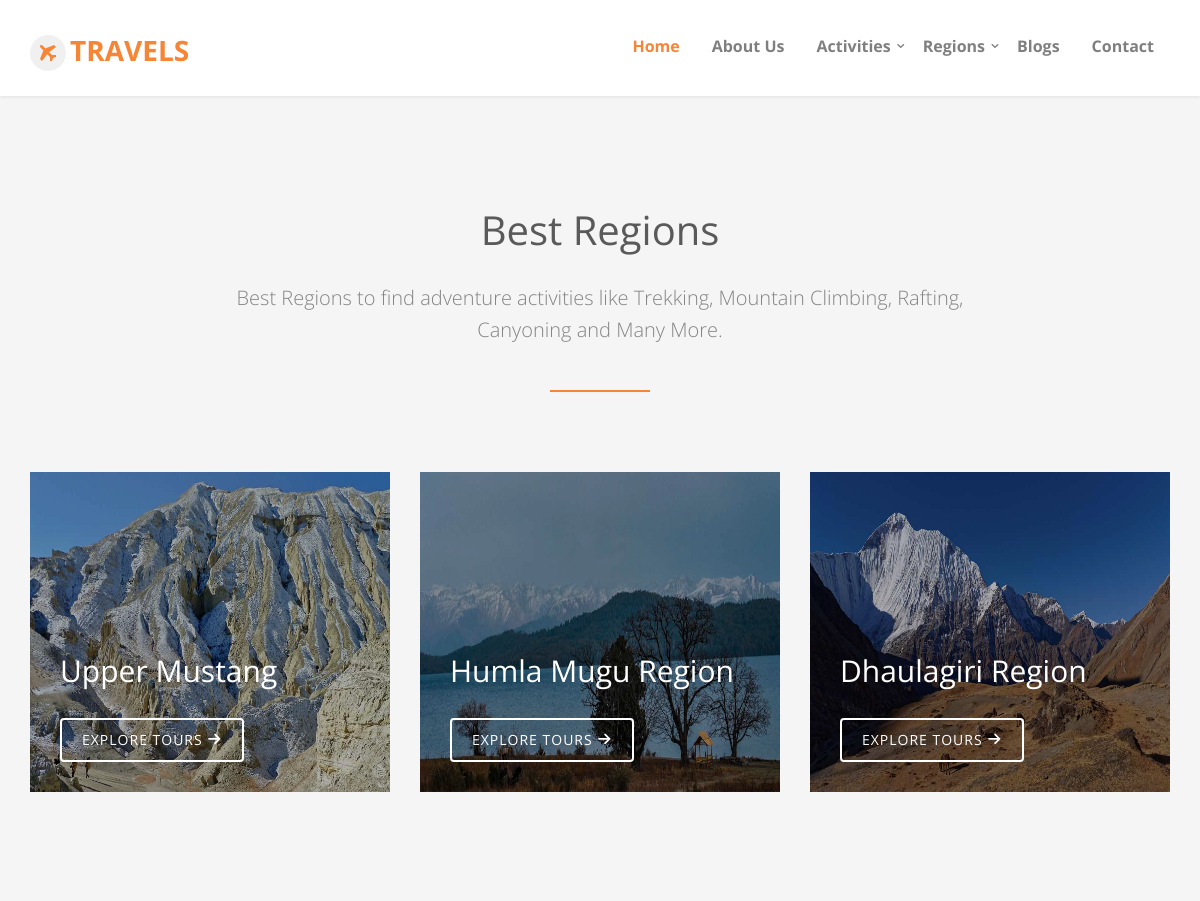
The app's page /tour/regions/ (upper part), older data.
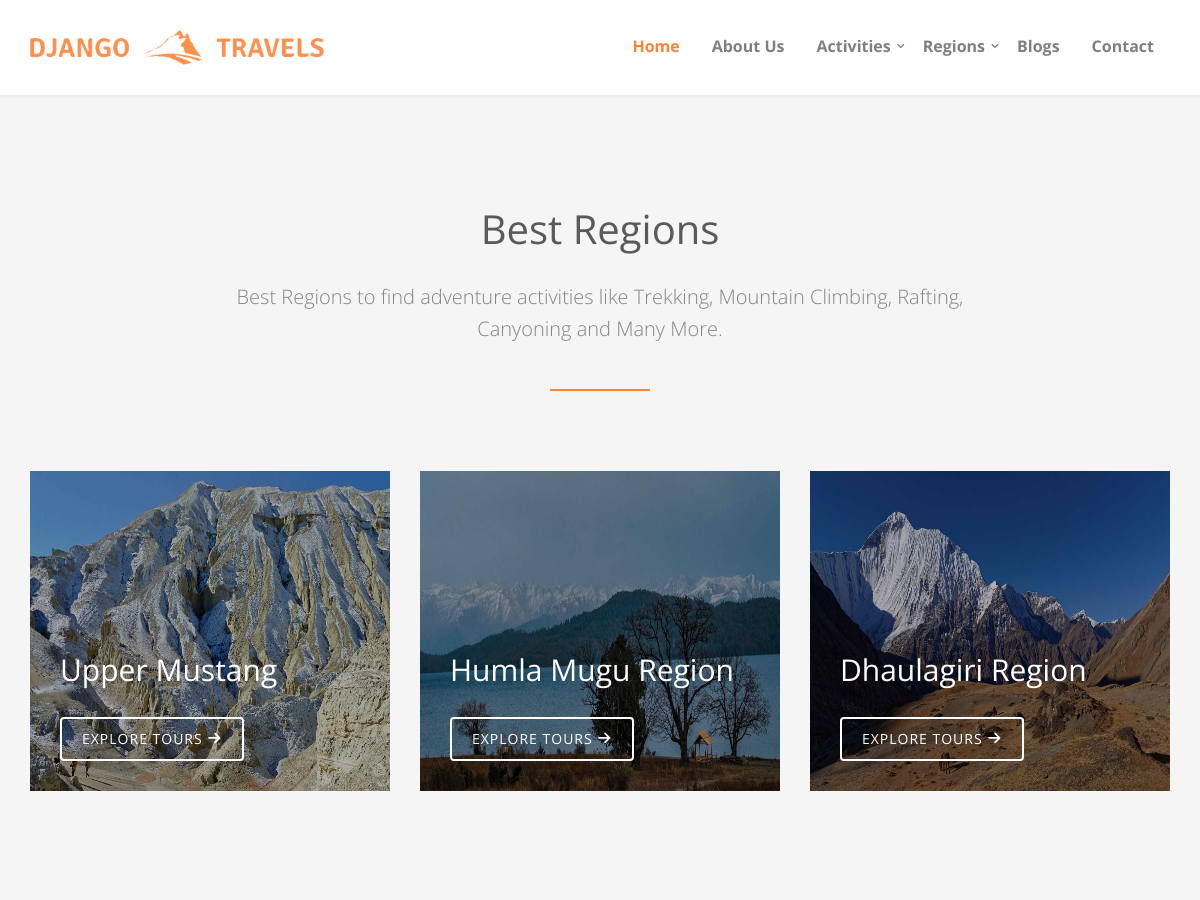
The same page, newer data.
### thisapp/models.py (models this page shows, shortened)
class AppDetail(models.Model):
	app_name = models.CharField(max_length=200, verbose_name="Website Name")
	app_title = models.CharField(max_length=200, verbose_name="Website Title (60 Characters Long)")
	app_logo = models.ImageField(blank=True, null=True, verbose_name="Website Logo")
	app_keywords = models.TextField(blank=True, null=True, verbose_name="Website Keywords (Separated by Commas)")
	app_description = models.TextField(blank=True, null=True, verbose_name="Website Description (160 Characters Long)")
	app_email = models.EmailField(max_length=100, blank=True, null=True, verbose_name="Primary Email for Website")
	app_contact = models.CharField(max_length=15, blank=True, null=True, verbose_name="Contact Number for Website")
	app_address = models.TextField(blank=True, null=True, verbose_name="Physical Address for the Website")
	app_postal = models.CharField(max_length=10, blank=True, null=True, verbose_name="Postal Address for the Website")
	app_created_at = models.DateTimeField(auto_now_add=True, verbose_name="App Created Date")
	app_updated_at = models.DateTimeField(auto_now=True, verbose_name="App Updated Date")

### page/models.py (models this page shows, shortened)
class Page(models.Model):
	page_title = models.CharField(max_length=200, verbose_name='Page Title')
	page_slug = models.SlugField(max_length=200, verbose_name='Page Slug')
	page_position = models.CharField(
			choices = POSITION,
			default='Top',
			max_length=20,
			verbose_name='Page Position'
		)
	page_description = RichTextField(blank=True, null=True, verbose_name="Page Description")
	page_image = models.ImageField(upload_to='pages/', blank=True, null=True, verbose_name="Page Image")
	page_is_active = models.CharField(
			choices = IS_ACTIVE,
			default='Yes',
			max_length=10,
			verbose_name='Is Active?'
		)
	page_is_featured = models.CharField(
			choices = IS_ACTIVE,
			default='Yes',
			max_length=10,
			verbose_name='Is Featured?'
		)
	page_created_at = models.DateTimeField(auto_now_add=True, verbose_name='Page Created Date')
	page_updated_at = models.DateTimeField(auto_now=True, verbose_name='Page Updated Date')
	page_added_by = models.ForeignKey(User, on_delete=models.SET_NULL, default=None, null=True, verbose_name='Added By')
	seo_page_title = models.CharField(max_length=200, blank=True, null=True, verbose_name="SEO Page Title (60 Characters Long)")
	seo_page_keywords = models.TextField(blank=True, null=True, verbose_name="SEO Page Keywords (Separated by Commas)")
	seo_page_description = models.TextField(blank=True, null=True, verbose_name="SEO Page Description (160 Characters Long)")

### tour/models.py (models this page shows, shortened)
class Region(models.Model):
	region_title = models.CharField(max_length=200, verbose_name="Region Title")
	region_slug = models.CharField(max_length=200, verbose_name="Region Slug")
	region_description = RichTextField(blank=True, null=True, verbose_name="Region Description")
	region_image = models.ImageField(upload_to='regions/', blank=True, null=True, verbose_name="Region Image")
	region_is_active = models.CharField(
			choices = IS_ACTIVE,
			default = 'Yes',
			max_length = 10,
			verbose_name = 'Is Active?'
		)
	region_is_featured = models.CharField(
			choices = IS_ACTIVE,
			default = 'Yes',
			max_length = 10,
			verbose_name = 'Is Featured?'
		)
	region_created_at = models.DateTimeField(auto_now_add=True, verbose_name="Created Date")
	region_updated_at = models.DateTimeField(auto_now=True, verbose_name="Updated Date")
	region_added_by = models.ForeignKey(User, on_delete=models.SET_NULL, default=None, null=True, verbose_name="Added By")
	seo_region_title = models.CharField(max_length=200, blank=True, null=True, verbose_name="SEO Region Title (60 Characters Long)")
	seo_region_keywords = models.TextField(blank=True, null=True, verbose_name="SEO Region Keywords (Separated by Commas)")
	seo_region_description = models.TextField(blank=True, null=True, verbose_name="SEO Region Description (160 Characters Long)")
	class Meta:
		ordering = ['-region_created_at']

### tour/views.py (the view)
# urls.py: path('regions/', RegionListView.as_view(), name='all-regions'),
class RegionListView(ListView):
	template_name = 'region/all_regions.html'
	model = Region
	context_object_name = 'regions'
	paginate_by = 9

### blog/context_processors.py (called while the page is built)
def footer_blog_menu(request):
	recent_blogs = Blog.objects.filter(blog_is_active='yes').order_by('-blog_created_at')[:5]
	context = {
		'recent_blogs': recent_blogs
	}
	return context

### page/context_processors.py (called while the page is built)
def page_menu(request):
	top_menu = Page.objects.filter(page_is_active='yes', page_position='top')
	school_menu = Page.objects.filter(page_is_active='yes', page_position='school')
	footer_menu = Page.objects.filter(page_is_active='yes', page_position='footer')
	context = {
		'top_menu': top_menu,
		'school_menu': school_menu,
		'footer_menu': footer_menu
	}
	return context

### thisapp/context_processors.py (called while the page is built)
def app_detail(request):
	this_app = AppDetail.objects.get(app_name='Travels')
	socialmedias = SocialMedia.objects.filter(socialmedia_is_active='yes')
	context = {
		'this_app': this_app,
		'socialmedias': socialmedias
	}
	return context

### tour/context_processors.py (called while the page is built)
def head_menu(request):
	activity_menu = Activity.objects.filter(activity_is_active='yes')
	region_menu = Region.objects.filter(region_is_active='yes')
	context = {
		'activity_menu': activity_menu,
		'region_menu': region_menu
	}
	return context

def footer_tour_menu(request):
	best_tours = Tour.objects.filter(tour_is_active='yes', tour_is_featured='yes').order_by('-tour_created_at')[:5]
	popular_regions = Region.objects.filter(region_is_active='yes', region_is_featured='yes').order_by('-region_created_at')[:5]
	top_activities = Activity.objects.filter(activity_is_active='yes', activity_is_featured='yes').order_by('-activity_created_at')[:5]
	context = {
		'best_tours': best_tours,
		'popular_regions': popular_regions,
		'top_activities': top_activities
	}
	return context

### templates/region/all_regions.html (shortened to what this page needs)
{% extends 'base.html' %}
{% load static %}
	{% block content %}
		{% if regions %}
			<div id="fh5co-tours" class="fh5co-section-gray">
				<div class="container">
					<div class="row">
						<div class="col-md-8 col-md-offset-2 text-center heading-section animate-box">
							<h3>Best Regions</h3>
							<p>Best Regions to find adventure activities like Trekking, Mountain Climbing, Rafting, Canyoning and Many More.</p>
						</div>
					</div>
					<div class="row">
						{% for region in regions %}
							<div class="col-md-4 col-sm-6 fh5co-tours animate-box" data-animate-effect="fadeIn">
								<div href="#">
									{% if region.region_image %}
									<img src="{{ region.region_image.url }}" alt="{{ region.region_title }}" class="img-responsive" style="height:320px; width:100%;">
									{% else %}
									<img src="{% static 'images/no-image.jpg' %}" alt="Travel Nepal" class="img-responsive" style="height:320px; width:100%;">
									{% endif %}
									<div class="desc">
										<h3>{{ region.region_title }}</h3>
										<br>
										<a class="btn btn-primary btn-outline" href="{% url 'tour:region-detail' region.region_slug %}">Explore Tours <i class="icon-arrow-right22"></i></a>
									</div>
								</div>
							</div>
						{% endfor %}
					</div>
				</div>
			</div>
		{% endif %}
	{% endblock content %}

### templates/base.html (shortened to what this page needs)
{% load static %}
{% include 'head.html' %}
{% include 'navbar.html' %}
	{% block content %}
	{% endblock content %}
{% include 'scripts.html' %}

### templates/head.html (shortened to what this page needs)
{% load static %}
<!DOCTYPE html>
 <html class="no-js">
	<head>
	<link rel="stylesheet" href="{% static 'css/animate.css' %}">
	<link rel="stylesheet" href="{% static 'css/icomoon.css' %}">
	<link rel="stylesheet" href="{% static 'css/bootstrap.css' %}">
	<link rel="stylesheet" href="{% static 'css/superfish.css' %}">
	<link rel="stylesheet" href="{% static 'css/magnific-popup.css' %}">
	<link rel="stylesheet" href="{% static 'css/bootstrap-datepicker.min.css' %}">
	<link rel="stylesheet" href="{% static 'css/cs-select.css' %}">
	<link rel="stylesheet" href="{% static 'css/cs-skin-border.css' %}">
	<link rel="stylesheet" href="{% static 'css/style.css' %}">
	</head>

### templates/navbar.html (shortened to what this page needs)
{% load static %}
	<body>
		<div id="fh5co-wrapper">
		<div id="fh5co-page">
		<header id="fh5co-header-section" class="sticky-banner">
			<div class="container">
				<div class="nav-header">
					{% if this_app.app_logo %}
					<a href="{% url 'page:home' %}"><img src="{{ this_app.app_logo.url }}" alt="{{ this_app.app_name }}" class="img-logo"></a>
					{% else %}
					<h1 id="fh5co-logo"><a href="{% url 'page:home' %}"><i class="icon-airplane"></i>{{ this_app.app_name }}</a></h1>
					{% endif %}
					<nav id="fh5co-menu-wrap" role="navigation">
						<ul class="sf-menu" id="fh5co-primary-menu">
							<li class="active"><a href="{% url 'page:home' %}">Home</a></li>
							{% for top_page in top_menu %}
								<li><a href="{% url 'page:page-detail' top_page.page_slug %}">{{ top_page.page_title }}</a></li>
							{% endfor %}
							<li>
								<a href="{% url 'tour:all-activities' %}" class="fh5co-sub-ddown">Activities</a>
							</li>
							<li>
								<a href="{% url 'tour:all-regions' %}" class="fh5co-sub-ddown">Regions</a>
							</li>
							<li><a href="{% url 'blog:all-blogs' %}">Blogs</a></li>
							<li><a href="{% url 'page:contact' %}">Contact</a></li>
						</ul>
					</nav>
				</div>
			</div>
		</header>

### templates/footer.html (shortened to what this page needs)
{% load static %}

### templates/scripts.html (shortened to what this page needs)
{% load static %}
	</div>
	</div>
	</body>
</html>

### static/css/icomoon.css (style rules this page uses)
[class^="icon-"], [class*=" icon-"] { font-family: 'icomoon' !important; speak: none; font-style: normal; font-weight: normal; font-variant: normal; text-transform: none; line-height: 1; -webkit-font-smoothing: antialiased; -moz-osx-font-smoothing: grayscale; }
.icon-arrow-right22:before { content: "\ebfa"; }

### static/css/superfish.css (style rules this page uses)
.sf-menu, .sf-menu * { margin: 0; padding: 0; list-style: none; }
.sf-menu li { position: relative; }
.sf-menu > li { float: left; }
.sf-menu a { display: block; position: relative; }
.sf-menu { float: left; margin-bottom: 1em; }
.sf-menu a { border-left: 1px solid #fff; border-top: 1px solid #dFeEFF; border-top: 1px solid rgba(255,255,255,.5); padding: .75em 1em; text-decoration: none; zoom: 1; }
.sf-menu a { color: #13a; }
.sf-menu li { background: #BDD2FF; white-space: nowrap; *white-space: normal; -webkit-transition: background .2s; transition: background .2s; }
.sf-arrows .sf-with-ul { padding-right: 2.5em; *padding-right: 1em; }
.sf-arrows .sf-with-ul:after { content: ''; position: absolute; top: 50%; right: 1em; margin-top: -3px; height: 0; width: 0; border: 5px solid transparent; border-top-color: #dFeEFF; border-top-color: rgba(255,255,255,.5); }

Row changes from the older to the newer data that the page shows:
changed AppDetail: app_logo empty → "Django_Travels.png" (drawn); app_logo: picture added; app_name "TRAVELS" → (not shown)
